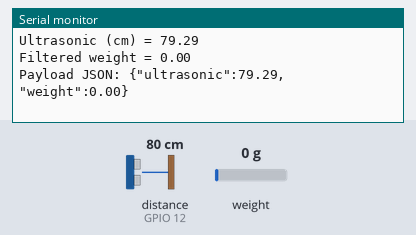
A program run on a simulated ESP32. On the bench: the last lines printed to the serial monitor. Wiring (inferred from the names in the program): ultrasonic range finder: trigger GPIO 13; echo GPIO 12. The test bench sets the inputs (shaded band); at power-on: distance to the obstacle (sensor on GPIO 12) 80 cm, weight on the scale 0 g. The echo pulse lasts 58.3 µs per cm; WiFi joins after 1.5 s; servers stay silent unless stated; no MQTT or app messages arrive unless stated.

Above: at 5.9 s.
6.0 s: distance to the obstacle (sensor on GPIO 12) set to 2 cm
At 6.18 s:
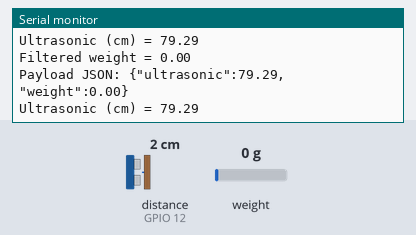
7.5 s: weight on the scale set to 100 g
At 7.67 s:
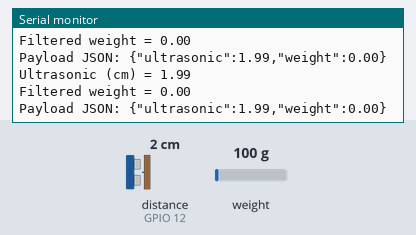
9.0 s: distance to the obstacle (sensor on GPIO 12) set to 4 cm
At 9.17 s:
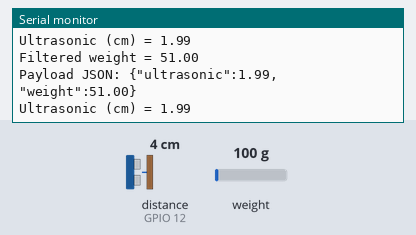
10.5 s: weight on the scale set to 1250 g
At 10.67 s:
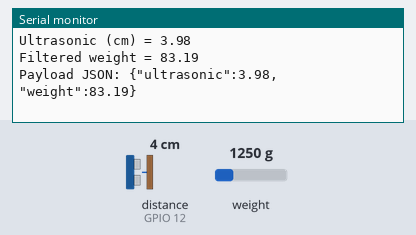
Timing chart, 0 to 13.0 s (numbered marks = the images above; inputs shaded):
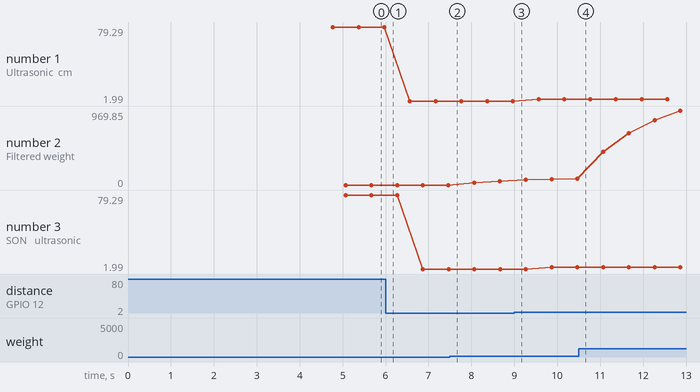

Measured:
- plotted number 1: 79.29 → 1.99 after the input at 6.0 s, 1.99 → 3.98 after the input at 9.0 s
- plotted number 2: 0 → 51 after the input at 7.5 s, 83.19 → 969.85 after the input at 10.5 s
- plotted number 3: 79.29 → 1.99 after the input at 6.0 s, 1.99 → 3.98 after the input at 9.0 s

The program:

main.cpp
```cpp
#include <WiFi.h>
#include <PubSubClient.h>
#include "config.h"
#include "esp_camera.h"
#include "HX711.h"

// HX711 pins //weight
#define LOADCELL_DOUT  32 //
#define LOADCELL_SCK  33 //
HX711 scale;

float CALIBRATION_FACTOR = 235.0;

// HC-SR04 pins //ultrasonic
#define TRIG_PIN  13 //
#define ECHO_PIN  12 //

WiFiClient espClient;
PubSubClient mqtt(espClient);

//-------------------------------------
// SENSOR FUNCTIONS
//-------------------------------------
void setupSensors() {
    // Loadcell
    scale.begin(LOADCELL_DOUT, LOADCELL_SCK);
    delay(500);          // ★ ให้ HX711 stabilize
    scale.set_scale(CALIBRATION_FACTOR);
    scale.tare();
    delay(500);          // ★ ให้ผล tare คงที่

    // Ultrasonic
    pinMode(TRIG_PIN, OUTPUT);
    pinMode(ECHO_PIN, INPUT);
}

float readUltrasonic() {
    digitalWrite(TRIG_PIN, LOW);
    delayMicroseconds(2);
    digitalWrite(TRIG_PIN, HIGH);
    delayMicroseconds(10);
    digitalWrite(TRIG_PIN, LOW);

    long duration = pulseIn(ECHO_PIN, HIGH, 25000);
    float distance_cm = duration * 0.034 / 2;
    if (distance_cm <= 0 || isnan(distance_cm)) distance_cm = 0;
    Serial.print("Ultrasonic (cm) = ");
    Serial.println(distance_cm);
    return distance_cm;
}

float lastWeight = 0;

float readWeight() {
    float w = scale.get_units(3);

    // Low-pass filter (กันกระเด้ง)
    lastWeight = (lastWeight * 0.7) + (w * 0.3);

    Serial.print("Filtered weight = ");
    Serial.println(lastWeight);

    return lastWeight;
}

// ===================== Setup WiFi =====================
void setupWiFi() {
    Serial.print("Connecting to WiFi...");
    WiFi.begin(WIFI_SSID, WIFI_PASS);

    int count = 0;
    while (WiFi.status() != WL_CONNECTED && count < 50) {
        delay(300);
        Serial.print(".");
        count++;
    }

    if (WiFi.status() == WL_CONNECTED) {
        Serial.println();
        Serial.print("WiFi Connected! IP Address: ");
        Serial.println(WiFi.localIP());
    } else {
        Serial.println();
        Serial.println("Failed to connect WiFi");
    }
}

// ===================== MQTT Connect =====================
void reconnectMQTT() {
    while (!mqtt.connected()) {
        Serial.println("Connecting to NETPIE...");
        // DEBUG INFO
        Serial.print("ClientID: "); Serial.println(NETPIE_CLIENT_ID);
        Serial.print("Username: "); Serial.println(NETPIE_TOKEN); // <-- NETPIE token เป็น username
        Serial.print("Password: "); Serial.println(NETPIE_SECRET); // <-- NETPIE secret เป็น password
        Serial.print("Server: "); Serial.println(MQTT_SERVER);
        Serial.print("Port: "); Serial.println(MQTT_PORT);

        if (mqtt.connect(NETPIE_CLIENT_ID, NETPIE_TOKEN, NETPIE_SECRET)) {
            Serial.println("NETPIE Connected!");
            delay(200);
        } else {
            // แสดง error code เพื่อ debug
            Serial.print("Failed to connect NETPIE, state = ");
            Serial.println(mqtt.state());
            Serial.println("Failed to connect NETPIE, retrying in 2 seconds...");
            delay(2000);
        }
    }
}

// ===================== Setup =====================
void setup() {
    Serial.begin(115200);
    delay(1000);

    setupWiFi();
    mqtt.setServer(MQTT_SERVER, MQTT_PORT);

    // setup sensors
    setupSensors();  // <-- เพิ่มบรรทัดนี้

    // เช็ค MQTT เบื้องต้น
    if (!mqtt.connected()) {
        reconnectMQTT();
    }
}

// ================= SENSOR NODE =================
// ⭐ แก้เพิ่ม: ให้ publish เร็วขึ้นเพื่อให้ gateway ควบคุม servo ได้แม่นยำ

unsigned long lastPublish = 0;
// แก้: 1500 -> 600 ms
const unsigned long interval = 600;   // ★ แก้เพื่อให้ gateway อัปเดตน้ำหนักเร็วขึ้น

void loop() {
    if (!mqtt.connected()) reconnectMQTT();
    mqtt.loop();

    unsigned long now = millis();
    if (now - lastPublish >= interval) {
        lastPublish = now;

        float distance = readUltrasonic();
        float weight = readWeight();

        if (distance < 0) distance = 0;
        if (isnan(weight)) weight = 0;
        if (weight < 0) weight = 0;

        // JSON payload
        char payload[64];
        snprintf(payload, sizeof(payload),
                 "{\"ultrasonic\":%.2f,\"weight\":%.2f}", distance, weight);

        mqtt.publish("@shadow/sensor_node", payload);

        mqtt.publish("@msg/sensor_node/ultrasonic", String(distance, 2).c_str());
        mqtt.publish("@msg/sensor_node/weight", String(weight, 2).c_str());

        Serial.print("Payload JSON: ");
        Serial.println(payload);
    }
}
```

config.h
```cpp
#define WIFI_SSID "Elm"
#define WIFI_PASS "12345678"
// #define WIFI_SSID "Bostonhandsomeandcool"
// #define WIFI_PASS "11111111"

#define NETPIE_CLIENT_ID "dcc30494-4563-4ce6-a192-b3f7a7a92f9b"
#define NETPIE_TOKEN     "7CdVbMARHVS35NPDcHxUjJm5e5gCyfoB"
#define NETPIE_SECRET    "DSMAPkiuTdLEHWQhQiEKqqkpBLeARjBx"

#define MQTT_SERVER "mqtt.netpie.io"
#define MQTT_PORT 1883
```
